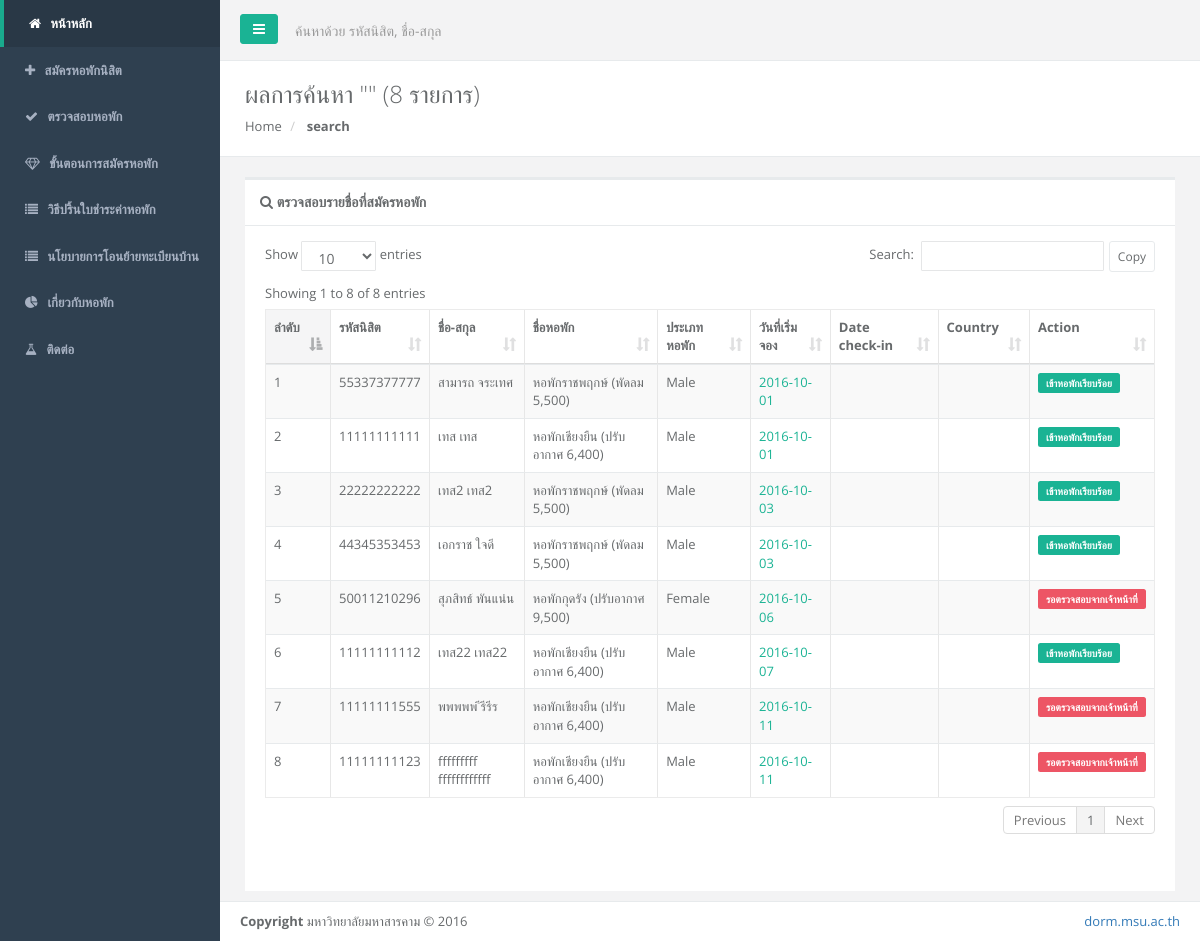
Screenshot of /index.php/welcome/search_student with the database file from the repository.
### tables this page shows
CREATE TABLE IF NOT EXISTS `tbl_menu_user` (
  `me_id` int(1) NOT NULL AUTO_INCREMENT,
  `home` varchar(50) NOT NULL,
  `register` varchar(50) NOT NULL,
  `check_dorm` varchar(50) NOT NULL,
  `help_regis` varchar(50) NOT NULL,
  `help_print` varchar(255) NOT NULL,
  `help_lop` varchar(255) NOT NULL,
  `about` varchar(50) NOT NULL,
  `contact` varchar(50) NOT NULL,
  PRIMARY KEY (`me_id`)
);

CREATE TABLE IF NOT EXISTS `tbl_register_dorm` (
  `re_id` int(11) NOT NULL AUTO_INCREMENT,
  `re_code` varchar(11) NOT NULL,
  `re_fname` varchar(255) NOT NULL,
  `re_lname` varchar(255) NOT NULL,
  `re_level_class` varchar(50) NOT NULL,
  `re_gender` varchar(50) NOT NULL,
  `fac_id` int(11) NOT NULL,
  `re_subject` varchar(255) NOT NULL,
  `re_tel` varchar(15) NOT NULL,
  `re_email` varchar(255) NOT NULL,
  `d_id` int(11) NOT NULL,
  `c_id` int(11) NOT NULL,
  `re_date` date NOT NULL,
  `re_date_success` date NOT NULL,
  `re_date_move` date NOT NULL,
  `re_time` time NOT NULL,
  `re_status` int(1) NOT NULL,
  PRIMARY KEY (`re_id`)
);

CREATE TABLE IF NOT EXISTS `tbl_dorm` (
  `d_id` int(11) NOT NULL AUTO_INCREMENT,
  `d_name` text NOT NULL,
  `d_number_bed` int(2) NOT NULL,
  `d_type` varchar(255) NOT NULL,
  `d_price` int(10) NOT NULL,
  `d_location` text NOT NULL,
  `d_position` varchar(255) NOT NULL,
  `d_type_gender` varchar(10) NOT NULL,
  `d_number_dorm` int(3) NOT NULL,
  `d_side` int(2) NOT NULL,
  `d_bathroom` int(2) NOT NULL,
  `url_image_view` text NOT NULL,
  `d_status` int(1) NOT NULL,
  `d_status_meter` varchar(10) NOT NULL,
  PRIMARY KEY (`d_id`)
);

### application/controllers/Welcome.php (called while the page is built, shortened)
<?php
Class Welcome extends CI_Controller {
	public function __construct(){
		$this->load->model('register_model');
		$this->load->model('welcome_model');
		$this->load->library('../controllers/provider');
		$this->load->model('admin_dorm_model');
		$this->load->model('admin_system_model','asm');
	}
	public function search_student(){
		$q = $_GET['q'];
		$set_search = array(
			're_code' => $q,
			're_fname' => $q,
			're_lname' => $q
		);
		$get_search = $this->register_model->search_register($set_search);
		$row = $get_search->num_rows();
		$result = $get_search->result();
		$data = array(
			'result' => $result,
			'row' => $row,
			'q' => $q
		);
		$this->load->view('search',$data);
	}
}

### index.php (called while the page is built, shortened)
<?php
require_once BASEPATH.'core/CodeIgniter.php';

### application/models/Register_model.php (called while the page is built, shortened)
<?php
Class Register_model extends CI_Model{
	public function search_register($data){
		return $this->db->or_like($data)
						->join('tbl_dorm','tbl_register_dorm.d_id=tbl_dorm.d_id')
						->get('tbl_register_dorm');
	}
}

### application/controllers/Provider.php (called while the page is built, shortened)
<?php
Class Provider{
	public function status_register($status){
		$text = "";
		if($status == 0){
			$text = "รอตรวจสอบจากเจ้าหน้าที่";
		}else if($status == 1){
			$text = "เข้าหอพักเรียบร้อย";
		}
		return $text;
	}
}

### application/views/search.php (the view, shortened to what this page needs)
<?php $this->load->view('template/user/lib-top'); ?>
<div class="row wrapper border-bottom white-bg page-heading">
    <div class="col-lg-12">
    <h2>
        ผลการค้นหา "<?=$q?>"
        (<?=$row?> รายการ)
    </h2>
        <ol class="breadcrumb">
            <li>
                <a href="welcome">Home</a>
            </li>
            <li class="active">
                <strong>search</strong>
            </li>
        </ol>
    </div>
</div>
<div class="row">
    <div class="col-lg-12">
        <div class="wrapper wrapper-content animated fadeInRight">
           <div id="result-data">
                <div class="i-box">
                    <div class="ibox-title">
                        <h5>
                            <i class="fa fa-search"></i>
                            ตรวจสอบรายชื่อที่สมัครหอพัก
                        </h5>
                    </div>
                    <div class="ibox-content">
                        <?php
                        if($row != 0){
                        ?>
                        <div class="table-responsive">
                        <table class="table table-striped table-bordered table-hover dataTables-example" style="margin-top: 15px;">
                            <thead>
                            <tr>
                                <th>ลำดับ</th>
                                <th>รหัสนิสิต</th>
                                <th>ชื่อ-สกุล</th>
                                <th>ชื่อหอพัก</th>
                                <th>ประเภทหอพัก</th>
                                <th>วันที่เริ่มจอง</th>
                                <th>Date check-in</th>
                                <th>Country</th>
                                <th>Action</th>
                            </tr>
                            </thead>
                            <tbody>
                            <?php
                            foreach($result as $key => $val){
                                $status = $this->provider->status_register($val->re_status);
                            ?>
                            <tr>
                                <td>
                                    <?=($key+1); ?>
                                </td>
                                <td>
                                    <?=$val->re_code?>
                                </td>
                                <td>
                                    <?=$val->re_fname." ".$val->re_lname?>
                                </td>
                                <td>
                                    <?=$val->d_name?>
                                    (<?=$val->d_type?> <?=number_format($val->d_price)?>)
                                </td>
                                <td>
                                    <?php
                                    if($val->re_gender == 'male'){
                                        echo "Male";
                                    }else if($val->re_gender == 'female'){
                                        echo "Female";
                                    }
                                    ?>
                                </td>
                                <td class="text-navy">
                                    <?=$val->re_date?>
                                </td>
                                <td class="text-navy">
                                </td>
                                <td class="text-navy">
                                </td>
                                <td>
                                    <?php
                                    if($val->re_status == 0){
                                        $class="label label-danger";
                                    }else if($val->re_status == 1){
                                        $class="label label-primary";
                                    }
                                    ?>
                                    <label class="<?=$class?>">
                                        <?=$status?>
                                    </label>
                                </td>
                            </tr>
                            <?php } ?>
                            </tbody>
                        </table>
                        </div>
                        <?php } ?>
                    </div>
                </div>
           </div>
        </div>
    </div>
</div>

### application/views/template/user/lib-top.php (shortened to what this page needs)
<?php
$q = $this->db->where('me_id','1')->get('tbl_menu_user');
$result = $q->result();
?>
<!DOCTYPE html>
<html>
<head>
    <link href="css/bootstrap.min.css" rel="stylesheet">
    <link href="font-awesome/css/font-awesome.css" rel="stylesheet">
    <link href="css/plugins/iCheck/custom.css" rel="stylesheet">
    <link href="css/plugins/sweetalert/sweetalert.css" rel="stylesheet">
    <link href="css/plugins/dataTables/datatables.min.css" rel="stylesheet">
    <link href="css/animate.css" rel="stylesheet">
    <link href="css/style.css" rel="stylesheet">
    <link href="css/plugins/awesome-bootstrap-checkbox/awesome-bootstrap-checkbox.css" rel="stylesheet">
    <link rel="stylesheet" href="//code.jquery.com/ui/1.12.1/themes/base/jquery-ui.css">
    <link rel="stylesheet" type="text/css" href="https://cdn.jsdelivr.net/npm/cookieconsent@3/build/cookieconsent.min.css" />
</head>
<body id="body">
    <div id="wrapper">
    <nav class="navbar-default navbar-static-side" role="navigation">
        <div class="sidebar-collapse">
            <ul class="nav metismenu" id="side-menu">
                <li class="<?php if($this->uri->segment(1) == 'welcome'){echo "active";} ?>">
                    <a href="welcome"><i class="fa fa-home"></i> <span class="nav-label">
                        <?=$result[0]->home?>
                    </span></a>
                </li>
                <li class="<?php if($this->uri->segment(1) == 'register'){echo "active";} ?>">
                    <a href="register"><i class="fa fa-plus"></i> <span class="nav-label">
                        <?=$result[0]->register?>
                    </span></a>
                </li>
                <li class="<?php if($this->uri->segment(1) == 'check-dorm'){echo "active";} ?>">
                    <a href="check-dorm"><i class="fa fa-check"></i> <span class="nav-label">
                        <?=$result[0]->check_dorm?>
                    </span></a>
                </li>
                <li class="<?php if($this->uri->segment(1) == 'help-register'){echo "active";} ?>">
                    <a href="help-register"><i class="fa fa-diamond"></i> <span class="nav-label">
                        <?=$result[0]->help_regis?>
                    </span></a>
                </li>
                <li class="<?php if($this->uri->segment(1) == 'help-print'){echo "active";} ?>">
                    <a href="help-print"><i class="fa fa-list"></i> <span class="nav-label">
                        <?=$result[0]->help_print?>
                    </span></a>
                </li>
                <li class="<?php if($this->uri->segment(1) == 'help-lop'){echo "active";} ?>">
                    <a href="help-lop"><i class="fa fa-list"></i> <span class="nav-label">
                        <?=$result[0]->help_lop?>
                    </span></a>
                </li>
                <li class="<?php if($this->uri->segment(1) == 'about'){echo "active";} ?>">
                    <a href="about"><i class="fa fa-pie-chart"></i> <span class="nav-label">
                        <?=$result[0]->about?>
                    </span>  </a>
                </li>
                <li class="<?php if($this->uri->segment(1) == 'contact'){echo "active";} ?>">
                    <a href="contact"><i class="fa fa-flask"></i> <span class="nav-label">
                        <?=$result[0]->contact?>
                    </span></a>
                </li>
            </ul>
        </div>
    </nav>
        <div id="page-wrapper" class="gray-bg">
        <div class="row border-bottom">
        <nav class="navbar navbar-static-top" role="navigation" style="margin-bottom: 0">
        <div class="navbar-header">
            <a class="navbar-minimalize minimalize-styl-2 btn btn-primary " href="#"><i class="fa fa-bars"></i> </a>
            <form action="search" role="search" method="get" class="navbar-form-custom">
                <div class="form-group">
                    <input name="q" type="text" placeholder="ค้นหาด้วย รหัสนิสิต, ชื่อ-สกุล" required class="form-control" name="top-search" id="top-search" value="<?php if(@$_GET['q'] != ''){echo @$_GET['q'];} ?>">
                </div>
            </form>
        </div>
        </nav>
        </div>

### application/views/search.php (style rules this page uses)
.i-box { margin-bottom: 10px; }

### rows the page displays
tbl_menu_user: home "หน้าหลัก", register "สมัครหอพักนิสิต", check_dorm "ตรวจสอบหอพัก", help_regis "ขั้นตอนการสมัครหอพัก", help_print "วิธีปริ้นใบชำระค่าหอพัก", help_lop "นโยบายการโอนย้ายทะเบียนบ้าน", about "เกี่ยวกับหอพัก", contact "ติดต่อ"
tbl_register_dorm: re_code "55337377777", re_fname "สามารถ", re_lname "จระเทศ", d.d_name "หอพักราชพฤกษ์", d.d_type "พัดลม", d.d_price "5,500", re_gender "Male", re_date "2016-10-01", re_status "เข้าหอพักเรียบร้อย"
tbl_register_dorm: re_code "11111111111", re_fname "เทส", re_lname "เทส", d.d_name "หอพักเชียงยืน", d.d_type "ปรับอากาศ", d.d_price "6,400", re_gender "Male", re_date "2016-10-01", re_status "เข้าหอพักเรียบร้อย"
tbl_register_dorm: re_code "22222222222", re_fname "เทส2", re_lname "เทส2", d.d_name "หอพักราชพฤกษ์", d.d_type "พัดลม", d.d_price "5,500", re_gender "Male", re_date "2016-10-03", re_status "เข้าหอพักเรียบร้อย"
tbl_register_dorm: re_code "44345353453", re_fname "เอกราช", re_lname "ใจดี", d.d_name "หอพักราชพฤกษ์", d.d_type "พัดลม", d.d_price "5,500", re_gender "Male", re_date "2016-10-03", re_status "เข้าหอพักเรียบร้อย"
tbl_register_dorm: re_code "50011210296", re_fname "สุภสิทธ์", re_lname "พันแน่น", d.d_name "หอพักกุดรัง", d.d_type "ปรับอากาศ", d.d_price "9,500", re_gender "Female", re_date "2016-10-06", re_status "รอตรวจสอบจากเจ้าหน้าที่"
tbl_register_dorm: re_code "11111111112", re_fname "เทส22", re_lname "เทส22", d.d_name "หอพักเชียงยืน", d.d_type "ปรับอากาศ", d.d_price "6,400", re_gender "Male", re_date "2016-10-07", re_status "เข้าหอพักเรียบร้อย"
tbl_register_dorm: re_code "11111111555", re_fname "พพพพพ", re_lname "ีรีรีร", d.d_name "หอพักเชียงยืน", d.d_type "ปรับอากาศ", d.d_price "6,400", re_gender "Male", re_date "2016-10-11", re_status "รอตรวจสอบจากเจ้าหน้าที่"
tbl_register_dorm: re_code "11111111123", re_fname "fffffffff", re_lname "ffffffffffff", d.d_name "หอพักเชียงยืน", d.d_type "ปรับอากาศ", d.d_price "6,400", re_gender "Male", re_date "2016-10-11", re_status "รอตรวจสอบจากเจ้าหน้าที่"

### other values shown
$row "8"
